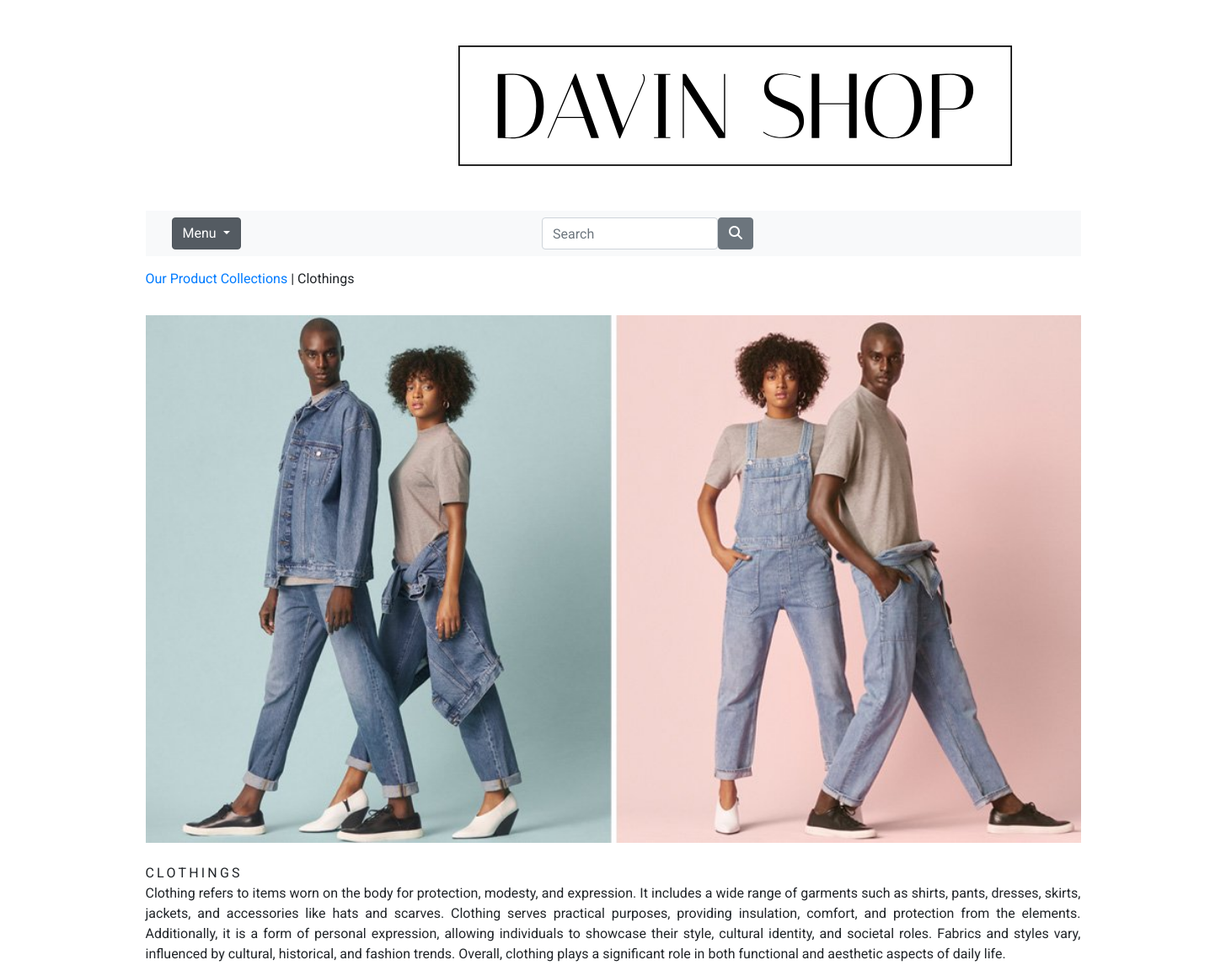
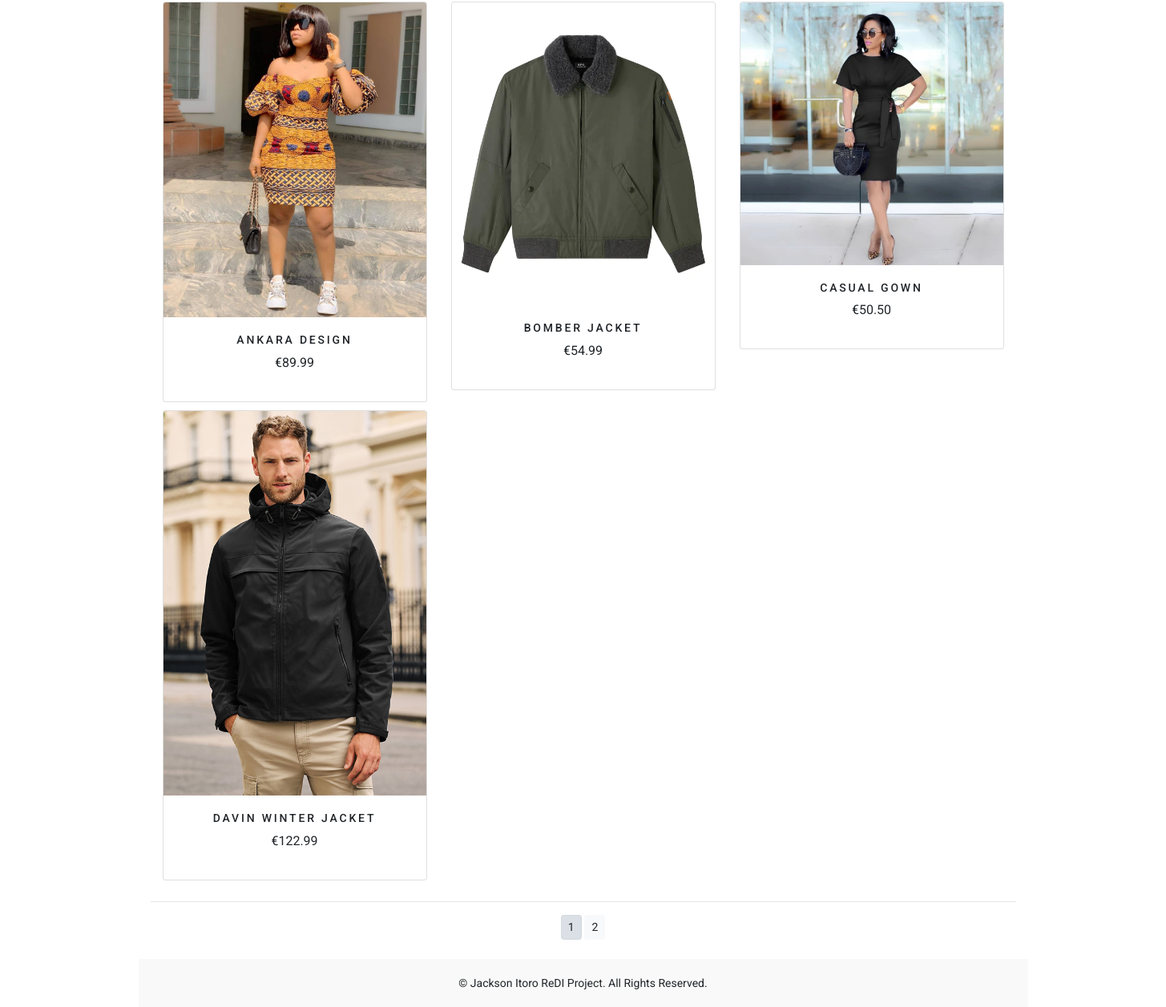
The page /davinshop/clothings/ on the database its author committed (2 pictures, top to bottom).
### davinshop/models.py (models this page shows, shortened)
class Category(models.Model):
    name = models.CharField(max_length=250, unique=True)
    slug = models.SlugField(max_length=250, unique=True)
    description = models.TextField(blank=True)
    image = models.ImageField(upload_to='category', blank=True)
    class Meta:
        ordering = ('name',)
        verbose_name = 'category'
        verbose_name_plural = 'categories'
    def get_url(self):
        return reverse('davinshop:products_by_category', args=[self.slug])

class Product(models.Model):
    name = models.CharField(max_length=250, unique=True)
    slug = models.SlugField(max_length=250, unique=True)
    description = models.TextField(blank=True)
    category = models.ForeignKey(Category, on_delete=models.CASCADE)
    price = models.DecimalField(max_digits=10, decimal_places=2)
    image = models.ImageField(upload_to='product', blank=True)
    stock = models.IntegerField()
    available = models.BooleanField(default=True)
    created = models.DateTimeField(auto_now_add=True)
    updated = models.DateTimeField(auto_now=True)
    class Meta:
        ordering = ('name',)
        verbose_name = 'product'
        verbose_name_plural = 'products'
    def get_url(self):
        return reverse('davinshop:ProdCatDetail', args=[self.category.slug, self.slug])

### davinshop/views.py (the view)
# urls.py: path('', views.allProdCat, name='allProdCat'),
def allProdCat(request, c_slug=None):
    c_page = None
    products_list = None
    if c_slug != None:
        c_page = get_object_or_404(Category,slug=c_slug)
        products_list = Product.objects.filter(category=c_page,available=True)
    else:
        products_list = Product.objects.all().filter(available=True)
    paginator = Paginator(products_list, 4)
    try:
        page = int(request.GET.get('page','1'))
    except:
        page = 1
    try:
        products = paginator.page(page)
    except (EmptyPage, InvalidPage):
        products = paginator.page(paginator.num_pages)
    return render(request,'davinshop/category.html',{'category':c_page,'products':products})

### cart/context_processors.py (called while the page is built)
def counter(request):
    item_count = 0
    if 'admin' in request.path:
        return {}
    else:
        try:
            cart = Cart.objects.filter(cart_id=_cart_id(request))
            cart_items = CartItem.objects.all().filter(cart=cart[:1])
            for cart_item in cart_items:
                item_count += cart_item.quantity
        except Cart.DoesNotExist:
            item_count = 0
    return dict(item_count=item_count)

### cart/views.py (called while the page is built)
def _cart_id(request):
    cart = request.session.session_key
    if not cart:
        cart = request.session.create()
    return cart

### davinshop/context_processors.py (called while the page is built)
def menu_links(request):
    links = Category.objects.all()
    return dict(links = links)

### davinshop/templates/davinshop/category.html (shortened to what this page needs)
{% extends "base.html" %}
{% load static %}
{% block content %}
    {% if category %}
        <div class="row my_row_class">
            <div class="mx auto">
                <p><a href="{% url 'davinshop:allProdCat' %}">Our Product Collections</a> | {{ category.name }}</p>
            </div>
        </div>
    {% endif %}
    <div class="mx-auto">
    {% if category %}
        <img class="my_image" src="{{category.image.url}}" alt="{{category.name}}">
    </div>
    <br>
    <div>
        <hi class="text-center my_title">{{category.name}}</hi>
        <p class="text-justify">{{category.description}}</p>
    </div>
    <div>
    {% endif %}
    <div class="container">
        <div class="row mx-auto">
            {% for product in products.object_list %}
                <div class="my_bottom_margin col-9 col-sm-12 col-md-4 col-md-12 col-lg-4">
                    <div class="card text-center" style="min-width: 18rem;">
                        <a href="{{ product.get_url }}"><img src="{{product.image.url}}" class="card-img-top my_image" alt="{{product.name}}"></a>
                        <div class="card-body">
                            <h4>{{product.name}}</h4>
                            <p>€{{product.price}}</p>
                        </div>
                    </div>
                </div>
            {% endfor %}
        </div>
        <div class="mx-auto">
            {% if products.paginator.num_pages > 1 %}
                <hr>
                <div class="text-center">
                    {% for pg in products.paginator.page_range %}
                        <a href="?page={{pg}}" class="btn btn-light btn-sm {% if products.number == pg %}active{% endif %}">{{pg}}</a>
                    {% endfor %}
                </div>
            {% endif %}
        </div>
        <br>
    </div>
{% endblock %}

### static/css/custom.css (style rules this page uses)
body { font-family: 'Roboto', sans-serif; }
.my_row_class { padding: 15px; }
.my_image { width: 100%; height: auto; }
.my_title { font-size: 16px; text-transform: uppercase; letter-spacing: .2em; }
.my_bottom_margin { margin-bottom: 10px; }
.card-body h4 { font-size: 14px; text-transform: uppercase; letter-spacing: .2em; }

### rows shown on the page
Category: name "Clothings", image (picture), name "CLOTHINGS", description "Clothing refers to items worn on the body for protection, modesty, and expression. It includes a wide range of garments such as shirts, pants, dresses, skirts, jackets, and accessories like hats and scarves. Clothing serves practical purposes, providing insulation, comfort, and protection from the elements. Additionally, it is a form of personal expression, allowing individuals to showcase their style, cultural identity, and societal roles. Fabrics and styles vary, influenced by cultural, historical, and fashion trends. Overall, clothing plays a significant role in both functional and aesthetic aspects of daily life."
Product: image (picture), name "ANKARA DESIGN", price "89.99"
Product: image (picture), name "BOMBER JACKET", price "54.99"
Product: image (picture), name "CASUAL GOWN", price "50.50"
Product: image (picture), name "DAVIN WINTER JACKET", price "122.99"

### other values the page prints
{{ pg }} "1" "2"
